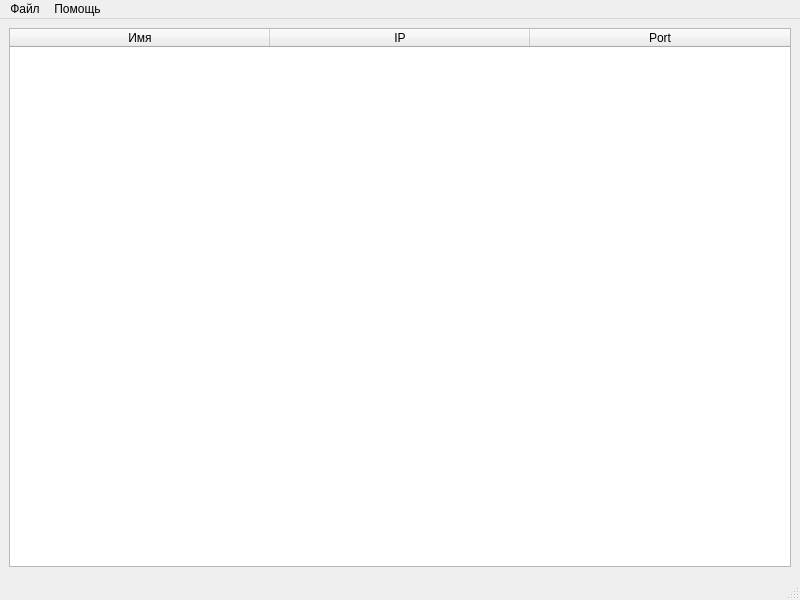
<?xml version="1.0" encoding="UTF-8"?>
<ui version="4.0">
 <class>MainWindow</class>
 <widget class="QMainWindow" name="MainWindow">
  <property name="geometry">
   <rect>
    <x>0</x>
    <y>0</y>
    <width>800</width>
    <height>600</height>
   </rect>
  </property>
  <property name="windowTitle">
   <string>MainWindow</string>
  </property>
  <widget class="QWidget" name="centralwidget">
   <widget class="QTableWidget" name="tableWidget">
    <property name="geometry">
     <rect>
      <x>9</x>
      <y>9</y>
      <width>782</width>
      <height>539</height>
     </rect>
    </property>
    <property name="columnCount">
     <number>3</number>
    </property>
    <attribute name="horizontalHeaderCascadingSectionResizes">
     <bool>false</bool>
    </attribute>
    <attribute name="horizontalHeaderDefaultSectionSize">
     <number>260</number>
    </attribute>
    <column>
     <property name="text">
      <string>Имя</string>
     </property>
    </column>
    <column>
     <property name="text">
      <string>IP</string>
     </property>
    </column>
    <column>
     <property name="text">
      <string>Port</string>
     </property>
    </column>
   </widget>
  </widget>
  <widget class="QMenuBar" name="menubar">
   <property name="geometry">
    <rect>
     <x>0</x>
     <y>0</y>
     <width>800</width>
     <height>22</height>
    </rect>
   </property>
   <widget class="QMenu" name="menu">
    <property name="title">
     <string>Файл</string>
    </property>
    <addaction name="action"/>
    <addaction name="separator"/>
    <addaction name="action_2"/>
    <addaction name="separator"/>
    <addaction name="action_3"/>
   </widget>
   <widget class="QMenu" name="menu_2">
    <property name="title">
     <string>Помощь</string>
    </property>
    <addaction name="action_4"/>
   </widget>
   <addaction name="menu"/>
   <addaction name="menu_2"/>
  </widget>
  <widget class="QStatusBar" name="statusbar"/>
  <action name="action">
   <property name="text">
    <string>Подключение</string>
   </property>
  </action>
  <action name="action_2">
   <property name="text">
    <string>Отключение</string>
   </property>
  </action>
  <action name="action_3">
   <property name="text">
    <string>Выход</string>
   </property>
  </action>
  <action name="action_4">
   <property name="text">
    <string>О программе</string>
   </property>
  </action>
 </widget>
 <resources/>
 <connections>
  <connection>
   <sender>action_3</sender>
   <signal>triggered()</signal>
   <receiver>MainWindow</receiver>
   <slot>close()</slot>
   <hints>
    <hint type="sourcelabel">
     <x>-1</x>
     <y>-1</y>
    </hint>
    <hint type="destinationlabel">
     <x>399</x>
     <y>299</y>
    </hint>
   </hints>
  </connection>
 </connections>
</ui>
